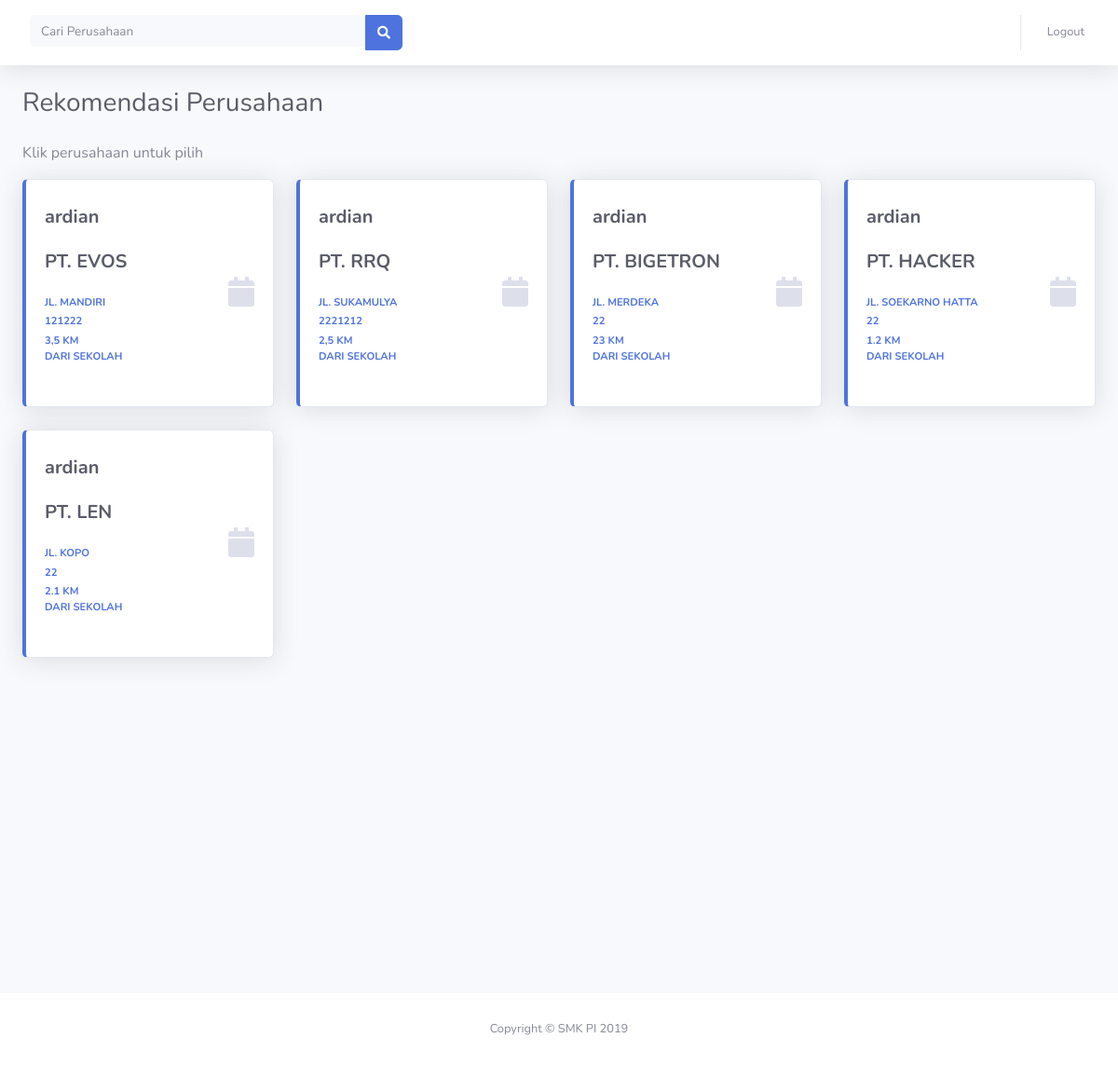
The app's page /alumni/index.php (signed in) with its own data.
### tables this page shows
CREATE TABLE `tambah_alumni` (
  `id` int(11) NOT NULL,
  `nama` varchar(255) NOT NULL,
  `alamat` varchar(255) NOT NULL,
  `notelp` int(255) NOT NULL,
  `email` varchar(255) NOT NULL,
  `jarak` varchar(255) NOT NULL,
  `deskripsi` text NOT NULL
);

### alumni/index.php (the view, shortened to what this page needs)
<!DOCTYPE html>
<html lang="en">
<head>
  <link href="vendor/fontawesome-free/css/all.min.css" rel="stylesheet" type="text/css">
  <link href="css/sb-admin-2.min.css" rel="stylesheet">
</head>
<body id="page-top">
  <div id="wrapper">
    <div id="content-wrapper" class="d-flex flex-column">
      <div id="content">
        <nav class="navbar navbar-expand navbar-light bg-white topbar mb-4 static-top shadow">
          <form class="d-none d-sm-inline-block form-inline mr-auto ml-md-3 my-2 my-md-0 mw-100 navbar-search">
            <div class="input-group">
              <input type="text" class="form-control bg-light border-0 small" placeholder="Cari Perusahaan" aria-label="Search" aria-describedby="basic-addon2">
              <div class="input-group-append">
                <button class="btn btn-primary" type="button">
                  <i class="fas fa-search fa-sm"></i>
                </button>
              </div>
            </div>
          </form>
          <ul class="navbar-nav ml-auto">
<li class="nav-item dropdown no-arrow">
  <a class="nav-link dropdown-toggle" href="../logout.php" id="userDropdown" role="button" data-toggle="dropdown" aria-haspopup="true" aria-expanded="false">
    <span class="mr-2 d-none d-lg-inline text-gray-600 small">Logout</span>
  </a>
</li>
        </nav>
        <div class="container-fluid">
          <div class="d-sm-flex align-items-center justify-content-between mb-4">
			<h1 class="h3 mb-0 text-gray-800">Rekomendasi Perusahaan</h1>
		  </div>
		  <p>Klik perusahaan untuk pilih</p>
          <div class="row">
		  <?php
		  include "../koneksi.php";
		  $sql="select * from tambah_alumni";
		  $query= mysqli_query($db_conn,$sql);
		  while($data = mysqli_fetch_array($query)){
			echo"
            <a href='detail.php?id=$data[id]' class='col-xl-3 col-md-6 mb-4'>
              <div class='card border-left-primary shadow h-100 py-2'>
                <div class='card-body'>
				  <div class='row no-gutters align-items-center'>
					<div class='col mr-2'>
					  <div class='h5 mb-0 font-weight-bold text-gray-800'>$_SESSION[username]</div><br>
                      <div class='h5 mb-0 font-weight-bold text-gray-800'>$data[nama]</div><br>
					  <div class='text-xs font-weight-bold text-primary text-uppercase mb-1'>$data[alamat]</div>
					  <div class='text-xs font-weight-bold text-primary text-uppercase mb-1'>$data[notelp]</div>
					  <div class='text-xs font-weight-bold text-primary text-uppercase mb-1'>$data[jarak]<p> dari sekolah</p></div>
                    </div>
                    <div class='col-auto'>
                      <i class='fas fa-calendar fa-2x text-gray-300'></i>
					</div>
                  </div>
                </div>
              </div>
			</a>
			";
		}
			?>
		</div>
			</div>
			<br>
			<br>
			<br>
			<br>
			<br>
			<br>
			<br>
			<br>
			<br>
			<br>
			<br>
			<br>
			<br>
			<br>
      </div>
      <footer class="sticky-footer bg-white">
        <div class="container my-auto">
          <div class="copyright text-center my-auto">
            <span>Copyright &copy; SMK PI 2019</span>
          </div>
        </div>
      </footer>
    </div>
  </div>
</body>
</html>

### records on screen
tambah_alumni: nama "PT. EVOS", alamat "JL. MANDIRI", notelp "121222", jarak "3,5 KM"
tambah_alumni: nama "PT. RRQ", alamat "JL. SUKAMULYA", notelp "2221212", jarak "2,5 KM"
tambah_alumni: nama "PT. BIGETRON", alamat "JL. MERDEKA", notelp "22", jarak "23 KM"
tambah_alumni: nama "PT. HACKER", alamat "JL. SOEKARNO HATTA", notelp "22", jarak "1.2 KM"
tambah_alumni: nama "PT. LEN", alamat "JL. KOPO", notelp "22", jarak "2.1 KM"
